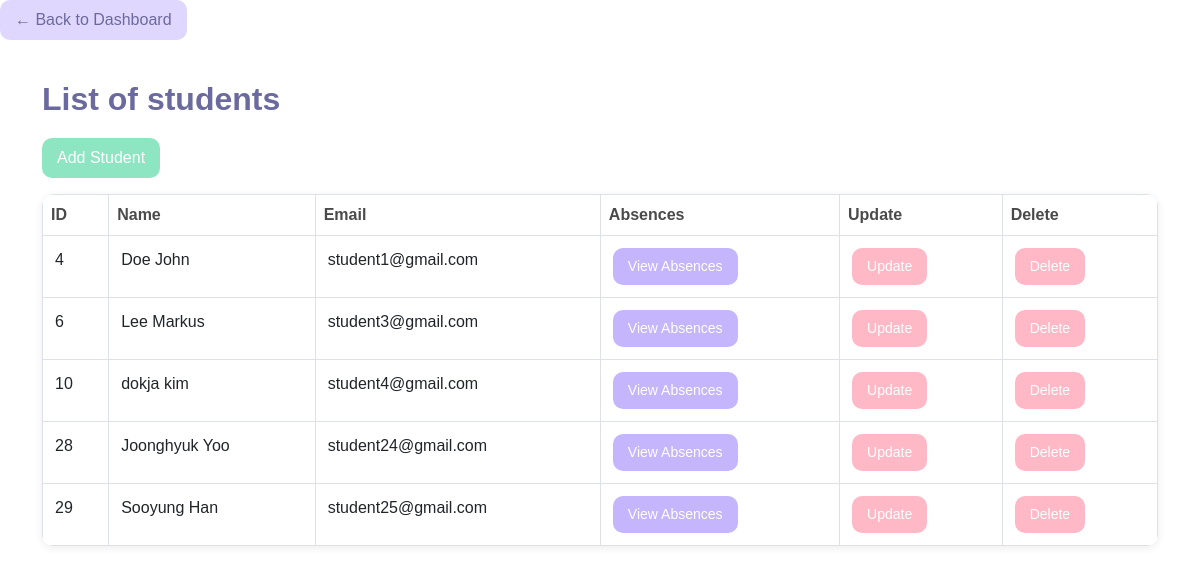
/abs/public/index.php?controller=Admin&action=showStudents&id=2 (signed in), run on the app's committed database.
### tables this page shows
CREATE TABLE `users` (
  `id_u` int(11) NOT NULL,
  `email` varchar(200) NOT NULL,
  `password` varchar(200) NOT NULL,
  `role` enum('admin','prof','etudiant') NOT NULL,
  `nom` varchar(100) NOT NULL,
  `prenom` varchar(100) DEFAULT NULL,
  `matiere` varchar(100) DEFAULT NULL,
  `id_c` int(11) DEFAULT NULL,
  `photo` varchar(255) DEFAULT 'default.jpg'
);

### abs/config/Controller.php (called while the page is built, shortened)
<?php
class Controller {
    public function view($view, $data = []) {
        extract($data);
        require_once "../app/views/{$view}.php";
    }
    public function model($model) {
        return new $model();
    }
    public function dashboardLink() {
        $role = Session::get('role');
        if ($role == 'admin') {
            return "index.php?controller=Admin&action=index";
        }
        return "index.php?controller=Etudiant&action=index";
    }
}

### abs/app/controllers/AdminController.php (called while the page is built, shortened)
<?php
class AdminController extends Controller {
    private $classModel;
    public function __construct() {
        $this->classModel = $this->model('ClassModel');
    }
    public function showStudents() {
        $id_c = $_GET['id'];
        $classModel = $this->classModel;
        $students = $classModel->getStudents($id_c);
        $data = ['students' => $students, 'id_c' => $id_c];
        $this->view('admin/students', $data);
    }
}

### abs/public/index.php (called while the page is built, shortened)
<?php
require_once "../config/Database.php";
require_once "../config/Session.php";
require_once "../config/Controller.php";
$controller = isset($_GET['controller']) ? $_GET['controller'] : 'Login';
$action = isset($_GET['action']) ? $_GET['action'] : 'index';
Router::route($controller, $action);

### abs/config/Session.php (called while the page is built, shortened)
<?php
class Session {
    public static function get($key) {
        return isset($_SESSION[$key]) ? $_SESSION[$key] : null;
    }
}

### abs/config/Database.php (called while the page is built, shortened)
<?php
class Database {
    private $host = "localhost";
    private $db_name = "abs1_db";
    private $username = "root";
    private $password = "";
    public $conn;
    public function connect() {
        $this->conn = null;
        try {
            $this->conn = new PDO(
                "mysql:host={$this->host};dbname={$this->db_name}",
                $this->username,
                $this->password
            );
            $this->conn->setAttribute(PDO::ATTR_ERRMODE, PDO::ERRMODE_EXCEPTION);
        } catch(PDOException $e) {
            echo "Database Connection Error: " . $e->getMessage();
            exit;
        }
    }
    public function getConnection() {
        return $this->conn;
    }
}

### abs/app/models/ClassModel.php (called while the page is built, shortened)
<?php
class ClassModel {
    public $conn;
    public function __construct() {
        $db = new Database();
        $this->conn = $db->getConnection();
    }
    public function getStudents($id_c) {
        $sql = "SELECT * FROM users WHERE role='etudiant' AND id_c=:id_c";
        $stmt = $this->conn->prepare($sql);
        $stmt->bindParam(':id_c', $id_c);
        $stmt->execute();
        return $stmt->fetchAll(PDO::FETCH_ASSOC);
    }
}

### abs/app/views/admin/students.php (the view, shortened to what this page needs)
<!DOCTYPE html>
<html lang="en">
<head>
    <link href="https://cdn.jsdelivr.net/npm/bootstrap@5.3.0/dist/css/bootstrap.min.css" rel="stylesheet">
    <link rel="stylesheet" href="../public/css/style.css">
</head>
<body>
<a href="<?= $this->dashboardLink(); ?>" class="btn btn-secondary mb-3">← Back to Dashboard</a>
<div class="container mt-4">
    <h2> List of students </h2>
    <a href="index.php?controller=Admin&action=addStudent&id_c=<?php echo $id_c; ?>"
       class="btn btn-success mb-3">Add Student</a>
    <table class="table table-bordered">
        <thead>
            <tr>
                <th>ID</th>
                <th>Name</th>
                <th>Email</th>
                <th>Absences</th>
                <th>Update</th>
                <th>Delete</th>
            </tr>
        </thead>
        <tbody>
            <?php foreach($students as $student): ?>
            <tr>
                <td><?php echo $student['id_u']; ?></td>
                <td><?php echo $student['prenom'].' '.$student['nom']; ?></td>
                <td><?php echo $student['email']; ?></td>
                <td>
                    <a class="btn btn-primary btn-sm"
                       href="index.php?controller=Admin&action=showAbsences&id=<?php echo $student['id_u']; ?>">
                       View Absences
                    </a>
                </td>
                <td>
                    <a href="index.php?controller=Admin&action=editStudent&id=<?= $student['id_u']; ?>"
                        class="btn btn-danger btn-sm">Update</a>
                </td>
                <td>
                    <a href="index.php?controller=Admin&action=deleteStudent&id=<?php echo $student['id_u']; ?>&id_c=<?php echo $id_c; ?>"
                    class="btn btn-danger btn-sm"
                    onclick="return confirm('Delete this student?');">
                    Delete
                    </a>
                </td>
            </tr>
            <?php endforeach; ?>
        </tbody>
    </table>
</div>
</body>
</html>

### abs/public/css/style.css (style rules this page uses)
body { font-family: 'Poppins', sans-serif; padding: 0 0; }
.container h2 { color: #6B6A9E; margin-bottom: 20px; font-weight: 600; }
.btn-success { background: #8EE5C2 !important; border: none !important; color: white !important; padding: 8px 15px; border-radius: 10px; }
.btn-danger { background: #FFB8C6 !important; border: none !important; color: white !important; padding: 8px 15px; border-radius: 10px; }
.btn-primary { background: #C4B5FD !important; border: none !important; color: white !important; padding: 8px 15px; border-radius: 10px; }
.btn-secondary { background: #E0D7FF !important; color: #6B6A9E !important; border: none !important; padding: 8px 15px; border-radius: 10px; }
.table { background: white !important; border-radius: 12px; overflow: hidden; box-shadow: 0 2px 8px rgba(0,0,0,0.08); }
.table thead { background: #CFE8FF !important; }
.table th { color: #4A4A4A; font-weight: 600; }
.table tbody tr td { padding: 12px !important; }
a.btn { margin-right: 5px; }

### data on the page
users: id_u "4", prenom "Doe", nom "John", email "student1@gmail.com"
users: id_u "6", prenom "Lee", nom "Markus", email "student3@gmail.com"
users: id_u "10", prenom "dokja", nom "kim", email "student4@gmail.com"
users: id_u "28", prenom "Joonghyuk", nom "Yoo", email "student24@gmail.com"
users: id_u "29", prenom "Sooyung", nom "Han", email "student25@gmail.com"
